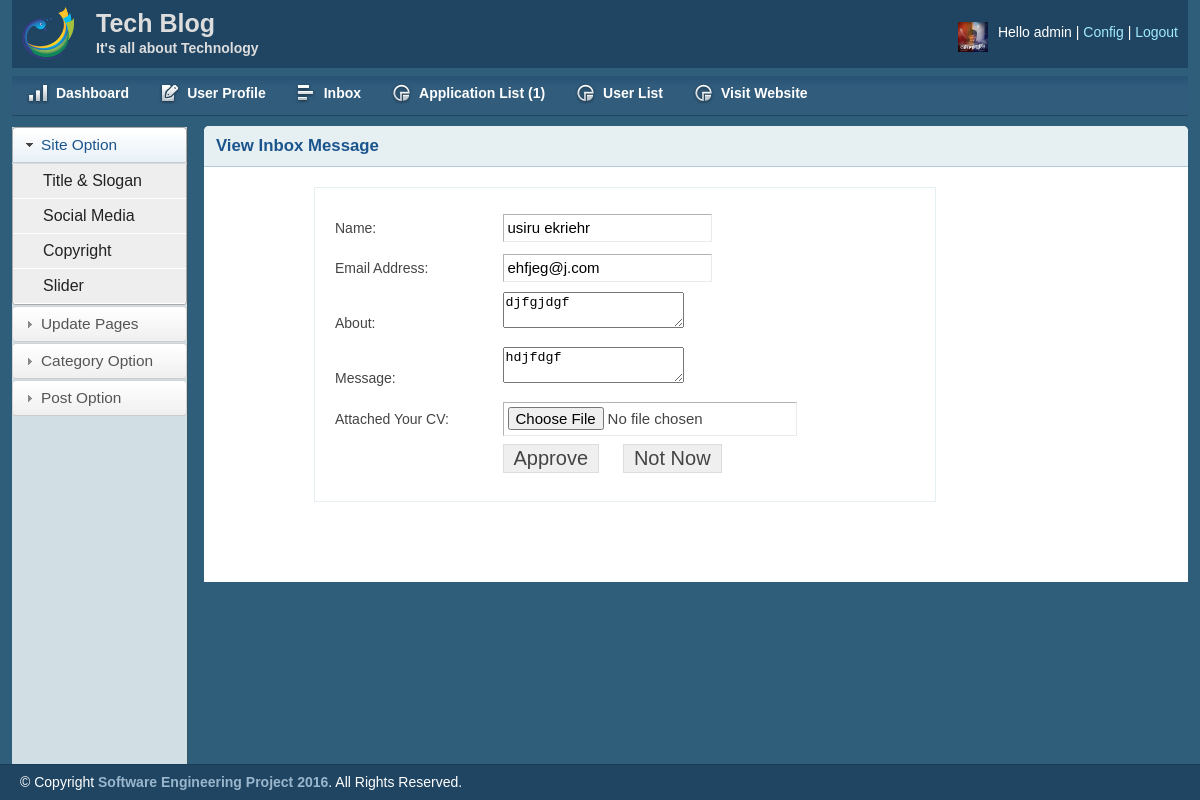
Screenshot of /admin/view_app.php?id=1 (signed in) with the database file from the repository.
### tables this page shows
CREATE TABLE IF NOT EXISTS `tbl_application` (
  `id` int(11) NOT NULL AUTO_INCREMENT,
  `fname` varchar(255) NOT NULL,
  `lname` varchar(255) NOT NULL,
  `email` varchar(255) NOT NULL,
  `about` text NOT NULL,
  `msg` text NOT NULL,
  `app_image` varchar(255) NOT NULL,
  PRIMARY KEY (`id`)
);

### lib/Database.php (called while the page is built, shortened)
<?php
Class Database{
	public $host   = DB_HOST;
	public $user   = DB_USER;
	public $pass   = DB_PASS;
	public $dbname = DB_NAME;
	public $link;
	private function connectDB(){
	$this->link = new mysqli($this->host, $this->user, $this->pass, $this->dbname);
 }
	public function select($query){
		$result = $this->link->query($query) or die($this->link->error.__LINE__);
		if($result->num_rows > 0){
			return $result;
		} else {
			return false;
		}
	}
}

### lib/Session.php (called while the page is built, shortened)
<?php
class Session
{
	public static function get($key){
		if (isset($_SESSION[$key])) {
			return $_SESSION[$key];
		}else{
			return false;
		}
	}
}
?>

### admin/view_app.php (the view, shortened to what this page needs)
<?php include 'inc\header.php';?>
        <div class="grid_10">
            <div class="box round first grid">
                <h2>View Inbox Message</h2>
               <div class="block copyblock">
               <table class="form" >
                  <?php
                    if (isset($_GET['id'])) {
                        $id=$_GET['id'];
                        $query="SELECT * FROM tbl_application Where id='$id'";
                        $app=$db->select($query);
                        if ($app) {
                            while ($result=$app->fetch_assoc()) {
                  ?>
                <tr>
                    <td>Name:</td>
                    <td>
                    <input type="text" name="firstname"  value="<?php echo $result['fname']." ".$result['lname'];?>"/>
                    </td>
                </tr>
                <tr>
                    <td>Email Address:</td>
                    <td>
                    <input type="email" name="email" value="<?php echo $result['email'];?>"/>
                    </td>
                </tr>
                <tr>
                    <td>About:</td>
                    <td>
                    <textarea name="about" ><?php echo $result['about'];?></textarea>
                    </td>
                </tr>
                <tr>
                    <td>Message:</td>
                    <td>
                    <textarea name="msg" ><?php echo $result['msg'];?></textarea>
                    </td>
                </tr>
                <tr>
                    <td>Attached Your CV:</td>
                    <td>
                    <input type="file" name="file_cv" >
                    </td>
                </tr>
                        <tr>
                            <td></td>
                            <td>
                               <a href="adduser.php?id=<?php echo $result['id'];?>"> <input  style="margin-right:20px;" type="submit" name="" value="Approve">
                               </a>
                                   <a onclick="return confirm('Are you Sure to Send it Seen Box!!!');" href="?vid=<?php echo $result['id'];?>&email=<?php echo $result['email'];?>"><input  type="submit" value="Not Now">
                                </a>
                            </td>
                        </tr>
                        <?php }}}?>
                    </table>
                </div>
            </div>
        </div>
<?php include 'inc\footer.php';?>

### admin/inc/header.php (shortened to what this page needs)
<?php
 include '../lib/Session.php';
 ?>
<?php include '../lib/Database.php';?>
<?php
    $db=new Database();
$admin_name=Session::get("username");
?>
<?php
    if (Session::get("admin_id")!=null) {
            $id=Session::get("admin_id");
    }
    ?>
<!DOCTYPE html>
<html>
<head>
    <link rel="stylesheet" type="text/css" href="css/reset.css" media="screen" />
    <link rel="stylesheet" type="text/css" href="css/text.css" media="screen" />
    <link rel="stylesheet" type="text/css" href="css/grid.css" media="screen" />
    <link rel="stylesheet" type="text/css" href="css/layout.css" media="screen" />
    <link rel="stylesheet" type="text/css" href="css/nav.css" media="screen" />
    <link href="css/fancy-button/fancy-button.css" rel="stylesheet" type="text/css" />
    <link href="css/themes/base/jquery.ui.all.css" rel="stylesheet" type="text/css" />
</head>
<body>
    <div class="container_12">
        <div class="grid_12 header-repeat">
            <div id="branding">
                 <div class="floatleft logo">
                    <img src="img/logo.png" alt="Logo" />
				</div>
				<div class="floatleft middle">
					<h1>Tech Blog</h1>
					<p>It's all about Technology </p>
				</div>
                <div class="floatright">
                    <div class="floatleft">
                     <?php
                    $query="SELECT admin_image
                     FROM tbl_admins
                     WHERE admin_id=$id";
                        $post=$db->select($query);
                        if ($post) {
                            while ($result=$post->fetch_assoc()){
                ?>
                        <img src="<?php
                                if (empty($result['admin_image'])) {
                                   echo "upload/profile/post1.jpg";
                                }
                                else{
                                    echo $result['admin_image'];
                                }
                                ?>" alt="Profile Pic" style="height: 30px;" /></div>
                    <?php }}
                    ?>
                    <div class="floatleft marginleft10">
                        <ul class="inline-ul floatleft">
                            <li>Hello <?php echo $admin_name;?></li>
                            <li><a href="editprofile.php">Config</a></li>
                            <li><a href="?action=logout">Logout</a></li>
                        </ul>
                    </div>
                </div>
            </div>
        </div>
        <div class="grid_12">
            <ul class="nav main">
                <li class="ic-dashboard"><a href="index.php"><span>Dashboard</span></a> </li>
                <li class="ic-form-style"><a href="editprofile.php"><span>User Profile</span></a></li>
				<li class="ic-grid-tables"><a href="inbox.php"><span>Inbox
                </span></a></li>
                <?php
                    if (Session::get("role")==1) {
                ?>
                <li class="ic-charts"><a href="application_list.php"><span>Application List
                    <?php
                        $query="SELECT * FROM tbl_application";
                        $contact=$db->select($query);
                        if ($contact) {
                            $count=mysqli_num_rows($contact);
                            echo "(".$count.")";
                        }
                            ?>
                </span></a></li>
                <li class="ic-charts"><a href="userlist.php"><span>User List</span></a></li>
                <?php }?>
                <li class="ic-charts"><a target = '_blank' href="../index.php"><span>Visit Website</span></a></li>
            </ul>
        </div>
        <div class="grid_2">
            <div class="box sidemenu">
                <div class="block" id="section-menu">
                     <ul class="section menu">
                       <li><a class="menuitem">Site Option</a>
                            <ul class="submenu">
                                <li><a href="titleslogan.php">Title & Slogan</a></li>
                                <li><a href="social.php">Social Media</a></li>
                                <li><a href="copyright.php">Copyright</a></li>
                                <li><a href="slider.php">Slider</a></li>
                            </ul>
                        </li>
                         <li><a class="menuitem">Update Pages</a>
                        </li>
						<li><a class="menuitem">Category Option</a>
                        </li>
                        <li><a class="menuitem">Post Option</a>
                        </li>
                    </ul>
                </div>
            </div>
        </div>

### admin/css/layout.css (style rules this page uses)
body { background: #fff none repeat scroll 0 0; color: #444; font-size: 14px; padding: 0; }
.floatleft { float:left; }
.logo img { margin-top: -15px; width: 52px; }
.middle { margin-left: 22px; margin-top: -14px; }
.middle h1 { color:#ddd;margin:0 }
.middle p { color: #ddd; margin: 0; font-weight: bold; }
.floatright { float:right; }
.inline-ul li { display:inline; color:#fff; }
.marginleft10 { margin-left:10px; }
a { color: #000; font-weight:bold; text-decoration: none; }
.container_12, .container_16 { background:#2E5E79; }
h1, h2, h3, h4, h5, h6 { line-height:1.2em; margin-bottom:.3em; }
h2 { margin-top:1em; }
#branding { font-weight: normal; margin-bottom: 0; padding: 22px 10px 3px; text-align: left; }
.header-repeat { background:url(../img/header-repeat.jpg) repeat-x; }
#branding a { color:#A1EAFF; font-weight:normal; }
#branding a:before { content:" | "; color:#fff; }
#branding ul, #branding ul li { margin:0px; padding:0px; }
#branding li { padding:0px 0px 0px 0px !important; }
.box { background:#fff; margin-bottom:20px; padding:10px 10px 10px 10px; margin-left:-8px; }
.box.grid { padding-bottom:40px; }
.box.round { -moz-border-radius: 5px 5px 0px 0px; -webkit-border-radius: 5px 5px 0px 0px; border-radius: 5px 5px 0px 0px; }
.box h2 { font-size:1.2em; font-weight:bold; color:#1B548D; background:#E6F0F3; margin:-10px -10px 0 -10px; padding:10px 12px; border-bottom:1px solid #B3CBD6; -moz-border-radius: 5px 5px 0px 0px; -webkit-border-radius: 5px 5px 0px 0px; border-radius: 5px 5px 0px 0px; }
.box.first { min-height: 406px; }
.block { padding-top:20px; }
.copyblock { border: 1px solid #e6f0f3; line-height: 32px; margin-left: 100px; margin-top: 20px; padding-left: 20px; width: 600px; }
.box.sidemenu { background-color:#D1DEE4; border-right:1px solid #3A5665; padding:0px; margin:0px; cursor:pointer; }
.box.sidemenu .block { padding-top:0px; margin-top:0px; }
p { margin-bottom:1em; }
ul, ol { padding-top:0; }
ul.menu { list-style:none; border-top:1px solid #bbb; }
ul.menu li { margin:0; }
ul.menu li a { display:block; padding:4px 10px; border-bottom:1px solid #ccc; }
ul.menu ul { list-style:none; margin:0; }
ul.menu ul li a { padding-left:30px; }
ul.section { border-top:0; margin-bottom:0; }
ul.section li a { background:url(../img/sidemenu-repeat.jpg) repeat-x; line-height:26px; padding-left:28px; }
ul.section li li a { background:#ddd; border-bottom:1px solid #eee; }
ul.section ul li { text-transform:none; }
ul.section ul.current li a { background: #eee none repeat scroll 0 0; border-bottom: 1px solid #fff; font-size: 16px; font-weight: normal; }
ul.section li a.current { color:#1B548D; background:url(../img/sidemenu-repeat-hover.jpg) repeat-x; }
table.form { width:100%; }
table.form td { padding:4px 0px; }
table.form input, table.form select { font-size: 15px; padding: 4px 4px 5px 4px; border-top: 1px solid #b3b3b3; border-left: 1px solid #b3b3b3; border-right: 1px solid #eaeaea; border-bottom: 1px solid #eaeaea; }
table.form input[type="submit"] { border: 1px solid #ddd; color: #444; cursor: pointer; font-size: 20px; padding: 2px 10px; }
.block { padding-bottom:1px; }

### rows the page displays
tbl_application: firstname "usiru ekriehr", email "ehfjeg@j.com", about "djfgjdgf", msg "hdjfdgf"

### other values shown
$admin_name "admin"
$count "1"
